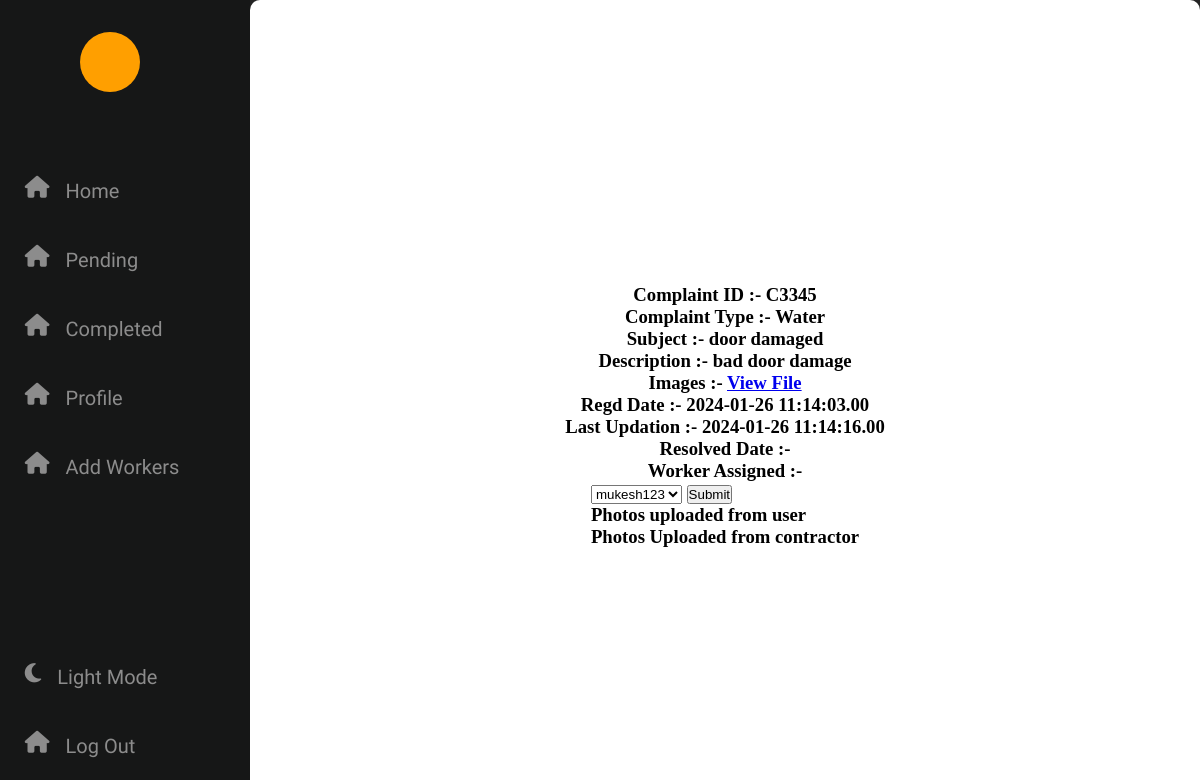
Page /php/assignWorker.php?id=C3345 on the earlier database version.
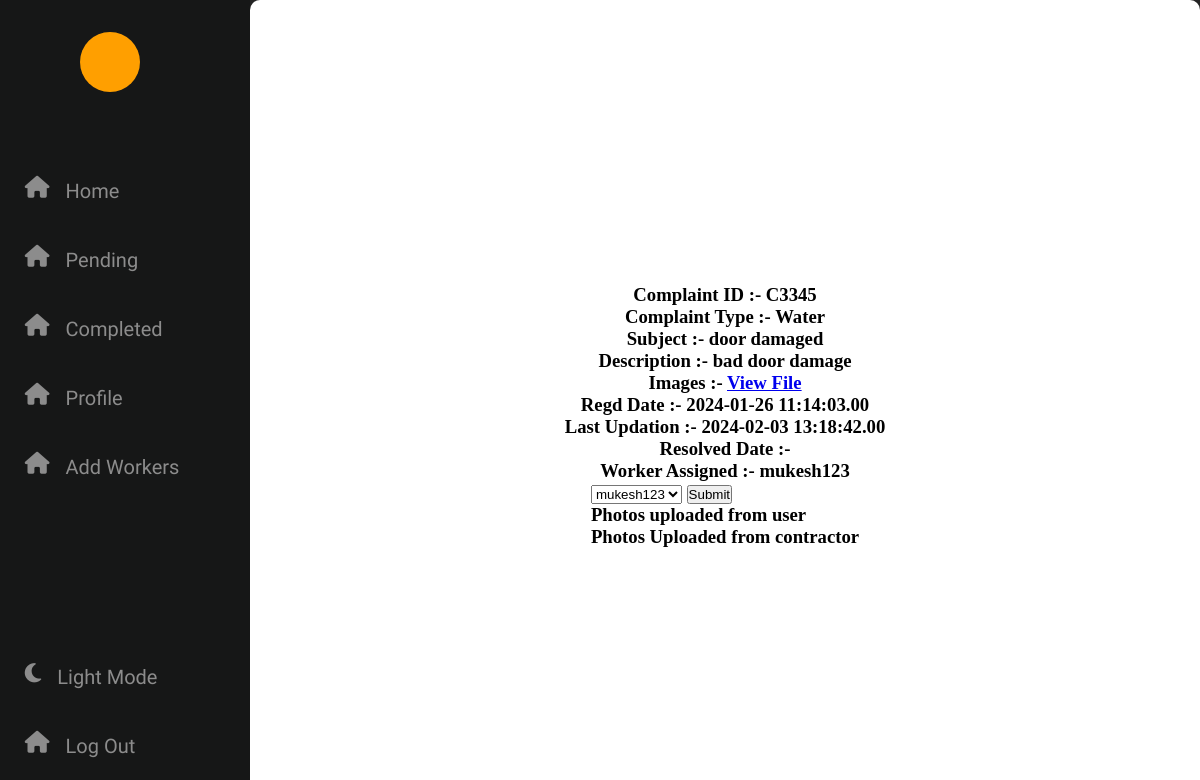
Same page on the later database version.
### tables this page shows
CREATE TABLE `complaints` (
  `username` varchar(50) NOT NULL,
  `complaint_id` varchar(10) NOT NULL,
  `complaint_type` varchar(20) NOT NULL,
  `subject` varchar(50) NOT NULL,
  `description` text NOT NULL,
  `folder` varchar(300) NOT NULL,
  `time` datetime(2) NOT NULL DEFAULT current_timestamp(2),
  `resolved_time` datetime(2) DEFAULT NULL,
  `last_updation` datetime(2) DEFAULT NULL,
  `worker_assigned` varchar(50) DEFAULT NULL
);

### php/assignWorker.php (the view, shortened to what this page needs)
<html lang="en" dir="ltr">
  <head>
    <link rel="stylesheet" href="https://cdnjs.cloudflare.com/ajax/libs/font-awesome/6.5.1/css/all.min.css" />
   </head>
<body>
<div class="nav">
<div class="icon">
</div>
<div class="nav-content">
    <div>
        <i class="fa-solid fa-house"></i>
    </div>
    <div>
        <i class="fa-solid fa-house" ></i>
    </div>
    <div>
        <i class="fa-solid fa-house"></i>
    </div>
    <div>
        <i class="fa-solid fa-house" ></i>
    </div>
    <div>
        <i class="fa-solid fa-house" ></i>
    </div>
</div>
<div class="nav-content-down">
    <div onclick="toggle()" >
        <i class="fa-solid fa-moon" ></i>
    </div>
    <div>
        <i class="fa-solid fa-house"></i>
    </div>
</div>
</div>
<div class="content">
            <div class="complaintInfo">
                <?php
                    include 'config.php' ;
                    $complaint_id = $_GET['id'];
                    $sql = "select * from complaints where complaint_id = '$complaint_id'";
                    $result = $conn->query($sql);
                    if ($result->num_rows > 0) {
                        while ($row = $result->fetch_assoc()) {
                    ?>
                    <h3>Complaint ID :- <?php  echo $row["complaint_id"];?><h3>
                    <h3>Complaint Type :- <?php  echo $row["complaint_type"];?><h3>
                    <h3>Subject :- <?php  echo $row["subject"];?><h3>
                    <h3>Description :- <?php  echo $row["description"];?><h3>
                    <h3>Images :- <a href = "<?php echo $row["folder"]?> " target="blank">View File</a><h3>
                    <h3>Regd Date :- <?php  echo $row["time"];?><h3>
                    <h3>Last Updation :- <?php  echo $row["last_updation"];?><h3>
                    <h3>Resolved Date :- <?php  echo $row["resolved_time"];?><h3>
                    <h3>Worker Assigned :- <?php  echo $row["worker_assigned"];?><h3>
                    <?php
                        $complaint_type = $row["complaint_type"];
                        }
                    }
                    ?>
            <div class="assignworker">
                <form action="<?php echo $_SERVER['PHP_SELF']. '?id=' . $complaint_id ;  ?>" method="post">
                    <select name="worker_assigned" id="worker_assigned">
                        <?php
                        $sql2 = "select * from worker where work_area = '$complaint_type'";
                        $result2 = $conn->query($sql2);
                        if ($result2->num_rows > 0) {
                            while ($row2 = $result2->fetch_assoc()) {
                                ?>
                                <option value="<?php echo $row2["username"]; ?>"><?php echo $row2["username"]; ?></option>
                                <?php
                            }
                        }
                        ?>
                    </select>
                    <input type="submit" name = "save" >
                </form>
            </div>
                <div class="photos1">Photos uploaded from user
                </div>
                <div class="photos2"> Photos Uploaded from contractor </div>
            </div>
</div>
</body>
</html>

Differences in the rows shown:
changed complaints "Water": last_updation "2024-01-26 11:14:16.00" → "2024-02-03 13:18:42.00"; worker_assigned (not shown) → "mukesh123"
